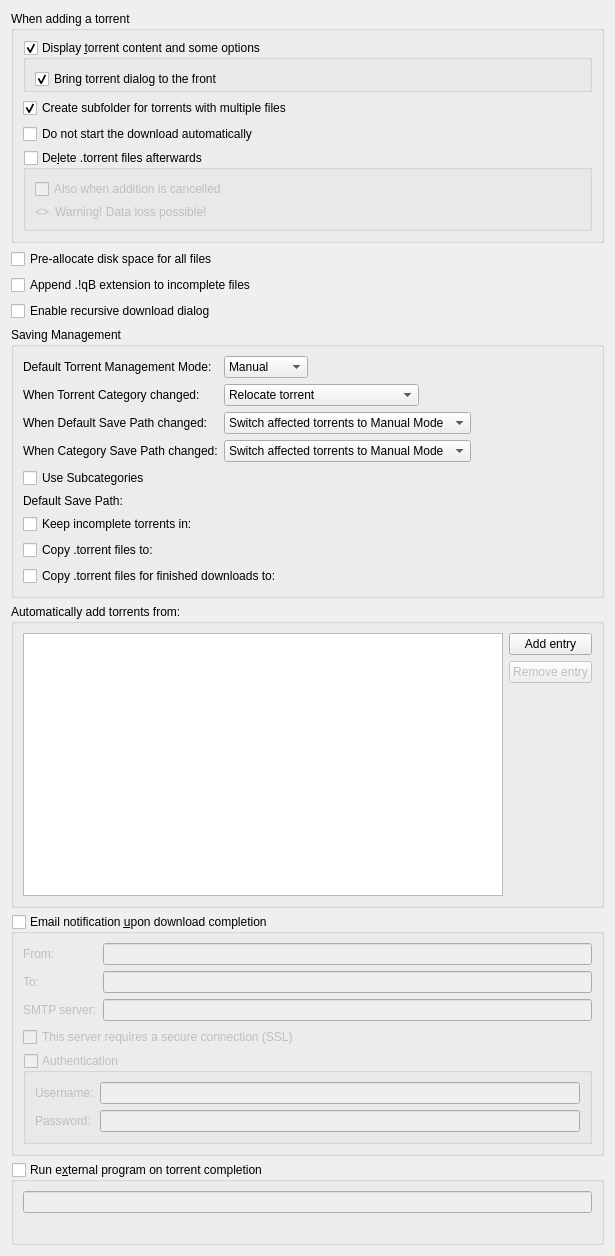
          <widget class="QWidget" name="scrollAreaWidgetContents_2">
           <property name="geometry">
            <rect>
             <x>0</x>
             <y>0</y>
             <width>615</width>
             <height>1256</height>
            </rect>
           </property>
           <layout class="QVBoxLayout" name="verticalLayout">
            <item>
             <widget class="QGroupBox" name="torrentAdditionBox">
              <property name="title">
               <string>When adding a torrent</string>
              </property>
              <layout class="QVBoxLayout" name="torrentAdditionBoxLayout">
               <item>
                <widget class="QGroupBox" name="checkAdditionDialog">
                 <property name="title">
                  <string>Display &amp;torrent content and some options</string>
                 </property>
                 <property name="checkable">
                  <bool>true</bool>
                 </property>
                 <layout class="QVBoxLayout" name="verticalLayout_18">
                  <property name="bottomMargin">
                   <number>0</number>
                  </property>
                  <item>
                   <widget class="QCheckBox" name="checkAdditionDialogFront">
                    <property name="text">
                     <string>Bring torrent dialog to the front</string>
                    </property>
                    <property name="checked">
                     <bool>true</bool>
                    </property>
                   </widget>
                  </item>
                 </layout>
                </widget>
               </item>
               <item>
                <widget class="QCheckBox" name="checkCreateSubfolder">
                 <property name="text">
                  <string>Create subfolder for torrents with multiple files</string>
                 </property>
                 <property name="checked">
                  <bool>true</bool>
                 </property>
                </widget>
               </item>
               <item>
                <widget class="QCheckBox" name="checkStartPaused">
                 <property name="text">
                  <string comment="The torrent will be added to download list in pause state">Do not start the download automatically</string>
                 </property>
                </widget>
               </item>
               <item>
                <widget class="QGroupBox" name="deleteTorrentBox">
                 <property name="toolTip">
                  <string>Should the .torrent file be deleted after adding it</string>
                 </property>
                 <property name="title">
                  <string>De&amp;lete .torrent files afterwards </string>
                 </property>
                 <property name="checkable">
                  <bool>true</bool>
                 </property>
                 <property name="checked">
                  <bool>false</bool>
                 </property>
                 <layout class="QVBoxLayout" name="deleteTorrentBoxLayout">
                  <item>
                   <widget class="QCheckBox" name="deleteCancelledTorrentBox">
                    <property name="toolTip">
                     <string>Also delete .torrent files whose addition was cancelled</string>
                    </property>
                    <property name="text">
                     <string>Also when addition is cancelled</string>
                    </property>
                   </widget>
                  </item>
                  <item>
                   <layout class="QHBoxLayout" name="deleteTorrentWarningLayout">
                    <item>
                     <widget class="QLabel" name="deleteTorrentWarningIcon">
                      <property name="sizePolicy">
                       <sizepolicy hsizetype="Fixed" vsizetype="Preferred">
                        <horstretch>0</horstretch>
                        <verstretch>0</verstretch>
                       </sizepolicy>
                      </property>
                      <property name="text">
                       <string notr="true">&lt;&gt;</string>
                      </property>
                     </widget>
                    </item>
                    <item>
                     <widget class="QLabel" name="deleteTorrentWarningLabel">
                      <property name="text">
                       <string>Warning! Data loss possible!</string>
                      </property>
                     </widget>
                    </item>
                   </layout>
                  </item>
                 </layout>
                </widget>
               </item>
              </layout>
             </widget>
            </item>
            <item>
             <widget class="QCheckBox" name="checkPreallocateAll">
              <property name="text">
               <string>Pre-allocate disk space for all files</string>
              </property>
             </widget>
            </item>
            <item>
             <widget class="QCheckBox" name="checkAppendqB">
              <property name="text">
               <string>Append .!qB extension to incomplete files</string>
              </property>
             </widget>
            </item>
            <item>
             <widget class="QCheckBox" name="checkRecursiveDownload">
              <property name="text">
               <string>Enable recursive download dialog</string>
              </property>
             </widget>
            </item>
            <item>
             <widget class="QGroupBox" name="groupSavingManagement">
              <property name="title">
               <string>Saving Management</string>
              </property>
              <layout class="QVBoxLayout" name="groupSavingManagementLayout">
               <item>
                <layout class="QGridLayout" name="gridLayout_3">
                 <item row="0" column="0">
                  <widget class="QLabel" name="label_40">
                   <property name="text">
                    <string>Default Torrent Management Mode:</string>
                   </property>
                  </widget>
                 </item>
                 <item row="0" column="1">
                  <layout class="QHBoxLayout" name="horizontalLayout_70">
                   <property name="spacing">
                    <number>10</number>
                   </property>
                   <item>
                    <widget class="QComboBox" name="comboSavingMode">
                     <property name="toolTip">
                      <string>Automatic mode means that various torrent properties (e.g. save path) will be decided by the associated category</string>
                     </property>
                     <item>
                      <property name="text">
                       <string>Manual</string>
                      </property>
                     </item>
                     <item>
                      <property name="text">
                       <string>Automatic</string>
                      </property>
                     </item>
                    </widget>
                   </item>
                   <item>
                    <spacer name="horizontalSpacer_160">
                     <property name="orientation">
                      <enum>Qt::Horizontal</enum>
                     </property>
                     <property name="sizeHint" stdset="0">
                      <size>
                       <width>40</width>
                       <height>20</height>
                      </size>
                     </property>
                    </spacer>
                   </item>
                  </layout>
                 </item>
                 <item row="1" column="0">
                  <widget class="QLabel" name="labelTorrentCategoryChanged">
                   <property name="text">
                    <string>When Torrent Category changed:</string>
                   </property>
                  </widget>
                 </item>
                 <item row="1" column="1">
                  <layout class="QHBoxLayout" name="horizontalLayout_14">
                   <item>
                    <widget class="QComboBox" name="comboTorrentCategoryChanged">
                     <item>
                      <property name="text">
                       <string>Relocate torrent</string>
                      </property>
                     </item>
                     <item>
                      <property name="text">
                       <string>Switch torrent to Manual Mode</string>
                      </property>
                     </item>
                    </widget>
                   </item>
                   <item>
                    <spacer name="horizontalSpacer_17">
                     <property name="orientation">
                      <enum>Qt::Horizontal</enum>
                     </property>
                     <property name="sizeHint" stdset="0">
                      <size>
                       <width>40</width>
                       <height>20</height>
                      </size>
                     </property>
                    </spacer>
                   </item>
                  </layout>
                 </item>
                 <item row="2" column="0">
                  <widget class="QLabel" name="labelCategoryDefaultPathChanged">
                   <property name="text">
                    <string>When Default Save Path changed:</string>
                   </property>
                  </widget>
                 </item>
                 <item row="2" column="1">
                  <layout class="QHBoxLayout" name="horizontalLayout_15">
                   <item>
                    <widget class="QComboBox" name="comboCategoryDefaultPathChanged">
                     <property name="currentIndex">
                      <number>1</number>
                     </property>
                     <item>
                      <property name="text">
                       <string>Relocate affected torrents</string>
                      </property>
                     </item>
                     <item>
                      <property name="text">
                       <string>Switch affected torrents to Manual Mode</string>
                      </property>
                     </item>
                    </widget>
                   </item>
                   <item>
                    <spacer name="horizontalSpacer_18">
                     <property name="orientation">
                      <enum>Qt::Horizontal</enum>
                     </property>
                     <property name="sizeHint" stdset="0">
                      <size>
                       <width>40</width>
                       <height>20</height>
                      </size>
                     </property>
                    </spacer>
                   </item>
                  </layout>
                 </item>
                 <item row="3" column="0">
                  <widget class="QLabel" name="labelCategoryChanged">
                   <property name="text">
                    <string>When Category Save Path changed:</string>
                   </property>
                  </widget>
                 </item>
                 <item row="3" column="1">
                  <layout class="QHBoxLayout" name="horizontalLayout_17">
                   <item>
                    <widget class="QComboBox" name="comboCategoryChanged">
                     <property name="currentIndex">
                      <number>1</number>
                     </property>
                     <item>
                      <property name="text">
                       <string>Relocate affected torrents</string>
                      </property>
                     </item>
                     <item>
                      <property name="text">
                       <string>Switch affected torrents to Manual Mode</string>
                      </property>
                     </item>
                    </widget>
                   </item>
                   <item>
                    <spacer name="horizontalSpacer_19">
                     <property name="orientation">
                      <enum>Qt::Horizontal</enum>
                     </property>
                     <property name="sizeHint" stdset="0">
                      <size>
                       <width>40</width>
                       <height>20</height>
                      </size>
                     </property>
                    </spacer>
                   </item>
                  </layout>
                 </item>
                </layout>
               </item>
               <item>
                <widget class="QCheckBox" name="checkUseSubcategories">
                 <property name="text">
                  <string>Use Subcategories</string>
                 </property>
                </widget>
               </item>
               <item>
                <layout class="QGridLayout" name="gridLayout_4">
                 <item row="1" column="1">
                  <widget class="FileSystemPathLineEdit" name="textTempPath" native="true"/>
                 </item>
                 <item row="3" column="0">
                  <widget class="QCheckBox" name="checkExportDirFin">
                   <property name="text">
                    <string>Copy .torrent files for finished downloads to:</string>
                   </property>
                  </widget>
                 </item>
                 <item row="0" column="0">
                  <widget class="QLabel" name="labelSavePath">
                   <property name="text">
                    <string>Default Save Path:</string>
                   </property>
                  </widget>
                 </item>
                 <item row="2" column="0">
                  <widget class="QCheckBox" name="checkExportDir">
                   <property name="text">
                    <string>Copy .torrent files to:</string>
                   </property>
                  </widget>
                 </item>
                 <item row="1" column="0">
                  <widget class="QCheckBox" name="checkTempFolder">
                   <property name="text">
                    <string>Keep incomplete torrents in:</string>
                   </property>
                  </widget>
                 </item>
                 <item row="3" column="1">
                  <widget class="FileSystemPathLineEdit" name="textExportDirFin" native="true"/>
                 </item>
                 <item row="0" column="1">
                  <widget class="FileSystemPathLineEdit" name="textSavePath" native="true"/>
                 </item>
                 <item row="2" column="1">
                  <widget class="FileSystemPathLineEdit" name="textExportDir" native="true"/>
                 </item>
                </layout>
               </item>
              </layout>
             </widget>
            </item>
            <item>
             <widget class="QGroupBox" name="groupBox_2">
              <property name="title">
               <string>Automatically add torrents from:</string>
              </property>
              <layout class="QVBoxLayout" name="verticalLayout_38">
               <item>
                <layout class="QHBoxLayout" name="horizontalLayout_16">
                 <item>
                  <widget class="QTreeView" name="scanFoldersView">
                   <property name="sizePolicy">
                    <sizepolicy hsizetype="Expanding" vsizetype="Expanding">
                     <horstretch>0</horstretch>
                     <verstretch>1</verstretch>
                    </sizepolicy>
                   </property>
                   <property name="minimumSize">
                    <size>
                     <width>250</width>
                     <height>150</height>
                    </size>
                   </property>
                   <property name="editTriggers">
                    <set>QAbstractItemView::AllEditTriggers</set>
                   </property>
                   <property name="selectionMode">
                    <enum>QAbstractItemView::SingleSelection</enum>
                   </property>
                   <property name="selectionBehavior">
                    <enum>QAbstractItemView::SelectRows</enum>
                   </property>
                   <property name="textElideMode">
                    <enum>Qt::ElideNone</enum>
                   </property>
                   <property name="rootIsDecorated">
                    <bool>false</bool>
                   </property>
                   <attribute name="headerDefaultSectionSize">
                    <number>80</number>
                   </attribute>
                   <attribute name="headerStretchLastSection">
                    <bool>false</bool>
                   </attribute>
                  </widget>
                 </item>
                 <item>
                  <layout class="QVBoxLayout" name="verticalLayout_37">
                   <item>
                    <widget class="QPushButton" name="addScanFolderButton">
                     <property name="text">
                      <string>Add entry</string>
                     </property>
                    </widget>
                   </item>
                   <item>
                    <widget class="QPushButton" name="removeScanFolderButton">
                     <property name="enabled">
                      <bool>false</bool>
                     </property>
                     <property name="text">
                      <string>Remove entry</string>
                     </property>
                    </widget>
                   </item>
                   <item>
                    <spacer name="verticalSpacer_6">
                     <property name="orientation">
                      <enum>Qt::Vertical</enum>
                     </property>
                     <property name="sizeHint" stdset="0">
                      <size>
                       <width>20</width>
                       <height>40</height>
                      </size>
                     </property>
                    </spacer>
                   </item>
                  </layout>
                 </item>
                </layout>
               </item>
              </layout>
             </widget>
            </item>
            <item>
             <widget class="QGroupBox" name="groupMailNotification">
              <property name="title">
               <string>Email notification &amp;upon download completion</string>
              </property>
              <property name="checkable">
               <bool>true</bool>
              </property>
              <property name="checked">
               <bool>false</bool>
              </property>
              <layout class="QVBoxLayout" name="verticalLayout_171">
               <item>
                <layout class="QGridLayout" name="gridLayout_9">
                 <item row="1" column="1">
                  <widget class="QLineEdit" name="lineEditDestEmail"/>
                 </item>
                 <item row="1" column="0">
                  <widget class="QLabel" name="label_2">
                   <property name="text">
                    <string>To:</string>
                   </property>
                  </widget>
                 </item>
                 <item row="2" column="0">
                  <widget class="QLabel" name="label_3">
                   <property name="text">
                    <string>SMTP server:</string>
                   </property>
                  </widget>
                 </item>
                 <item row="2" column="1">
                  <widget class="QLineEdit" name="lineEditSmtpServer"/>
                 </item>
                 <item row="0" column="1">
                  <widget class="QLineEdit" name="senderEmailTxt"/>
                 </item>
                 <item row="0" column="0">
                  <widget class="QLabel" name="label_25">
                   <property name="text">
                    <string>From:</string>
                   </property>
                  </widget>
                 </item>
                </layout>
               </item>
               <item>
                <widget class="QCheckBox" name="checkSmtpSSL">
                 <property name="text">
                  <string>This server requires a secure connection (SSL)</string>
                 </property>
                </widget>
               </item>
               <item>
                <widget class="QGroupBox" name="groupMailNotifAuth">
                 <property name="title">
                  <string>Authentication</string>
                 </property>
                 <property name="checkable">
                  <bool>true</bool>
                 </property>
                 <property name="checked">
                  <bool>false</bool>
                 </property>
                 <layout class="QFormLayout" name="formLayout_2">
                  <item row="0" column="0">
                   <widget class="QLabel" name="label_7">
                    <property name="text">
                     <string>Username:</string>
                    </property>
                   </widget>
                  </item>
                  <item row="0" column="1">
                   <widget class="QLineEdit" name="mailNotifUsername"/>
                  </item>
                  <item row="1" column="0">
                   <widget class="QLabel" name="label_8">
                    <property name="text">
                     <string>Password:</string>
                    </property>
                   </widget>
                  </item>
                  <item row="1" column="1">
                   <widget class="QLineEdit" name="mailNotifPassword">
                    <property name="echoMode">
                     <enum>QLineEdit::Password</enum>
                    </property>
                   </widget>
                  </item>
                 </layout>
                </widget>
               </item>
              </layout>
             </widget>
            </item>
            <item>
             <widget class="QGroupBox" name="autoRunBox">
              <property name="title">
               <string>Run e&amp;xternal program on torrent completion</string>
              </property>
              <property name="checkable">
               <bool>true</bool>
              </property>
              <property name="checked">
               <bool>false</bool>
              </property>
              <layout class="QVBoxLayout" name="verticalLayout_19">
               <item>
                <widget class="QLineEdit" name="lineEditAutoRun"/>
               </item>
               <item>
                <widget class="QLabel" name="labelAutoRunParam">
                 <property name="wordWrap">
                  <bool>true</bool>
                 </property>
                </widget>
               </item>
              </layout>
             </widget>
            </item>
           </layout>
          </widget>
